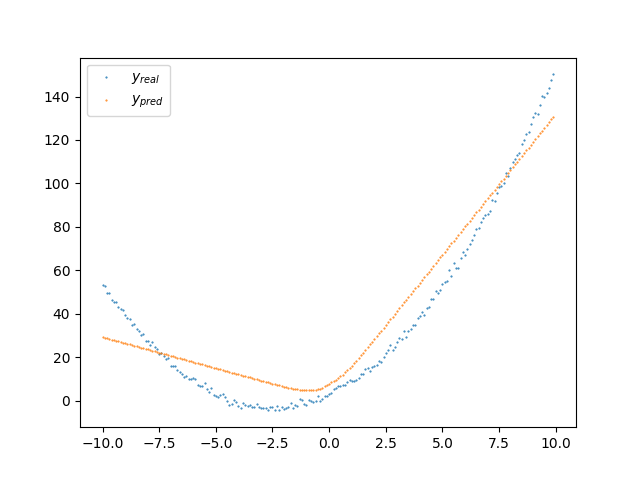

Generate this figure with Python:
# a simple neural net

from inspect import isfunction
import numpy as np
import matplotlib.pyplot as plt
from base.tensor import Tensor
from base.compose import Linear
from base.ops import relu

x = np.arange(-10, 10, .1)
y = x**2 + 5*x + 3 + np.random.randn(*x.shape)

x_t = Tensor(x).reshape((-1, 1))
y_t = Tensor(y).reshape((-1, 1))

l1 = Linear(1, 64, need=True)
l2 = Linear(64, 1, need=True)

stack = [l1, relu, l2]

num_epoch = 5
lr = 2e-3

for i in range(num_epoch):

    t = x_t
    for block in stack:
        t = block(t)
    y_t_ = t

    loss = ((y_t - y_t_)**2).sum() / y_t.shape[0]
    print(f"epoch {i+1:>2}: {loss=}")

    loss.back()
    for block in stack:
        if not isfunction(block):
            for p in block.params:
                block.params[p].update_decr(lr * block.params[p]._grad_acc)
    loss.reset_grad()

plt.scatter(x_t.numpy(), y_t.numpy(), s=0.25, label='$y_{\t{real}}$')
plt.scatter(x_t.numpy(), y_t_.numpy(), s=0.25, label="$y_{\t{pred}}$")
plt.legend()
plt.show()
